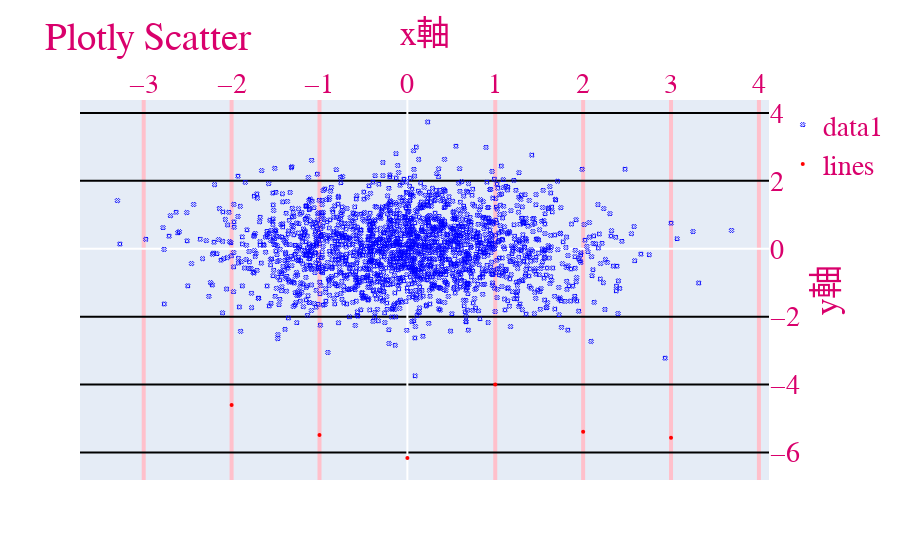

The notebook cell saved with this chart:
### Code cell
import plotly.graph_objs as go
import plotly.offline as pof
import numpy as np

## 設定為離線
pof.init_notebook_mode(connected = True)

## data 1
## 隨機產生2000個二維數據
x = np.random.randn(2000)
y = np.random.randn(2000)

data1 = go.Scatter(
    x = x,
    y = y,
    marker = {'color': 'blue', 'symbol': 104, 'size': 4},
    mode = 'markers',
    name = 'data1'
)


## 將data1裝進串列
data = [data1, data2]

## 介面設定
layout = go.Layout(
    title = "Plotly Scatter",
    xaxis = {'title': 'x軸', 'gridwidth': 4, 'showgrid': True, 'gridcolor': 'pink', 'side': 'top', 'tickcolor': "blue", 'zeroline': True},
    yaxis = {'title': 'y軸', 'gridwidth': 2, 'showgrid': True, 'gridcolor': 'black', 'side': 'right'},
    font = {
        'size': 28,
        'family': 'serif',
        'color': '#D9006C'
        
    })  

## 結合數據與介面
figure = go.Figure(data = data, layout = layout)

## 繪圖
pof.iplot(figure, filename = 'Plotly-Scatter', show_link = True, link_text = "Plotly Links", image_height = 800, image_width = 900)

### Figure 1 — Plotly figure (JSON) as saved in the notebook; plotly's stock layout.template omitted (floating-point values rounded to 4 significant figures; data arrays with more than 128 entries replaced by an {"elided": "..."} marker saying what was removed)
{"data": [{"marker": {"color": "blue", "size": 4, "symbol": 104}, "mode": "markers", "name": "data1", "type": "scatter", "x": {"elided": "2000 float values"}, "y": {"elided": "2000 float values"}}, {"marker": {"color": "red", "size": 4}, "mode": "markers", "name": "lines", "type": "scatter", "x": [-2, -1, 0, 1, 2, 3], "y": [-4.602, -5.489, -6.165, -4.001, -5.388, -5.569, -5.002, -5.053, -6.15, -5.21]}], "layout": {"font": {"color": "#D9006C", "family": "serif", "size": 28}, "title": {"text": "Plotly Scatter"}, "xaxis": {"gridcolor": "pink", "gridwidth": 4, "showgrid": true, "side": "top", "tickcolor": "blue", "title": {"text": "x軸"}, "zeroline": true}, "yaxis": {"gridcolor": "black", "gridwidth": 2, "showgrid": true, "side": "right", "title": {"text": "y軸"}}}}
